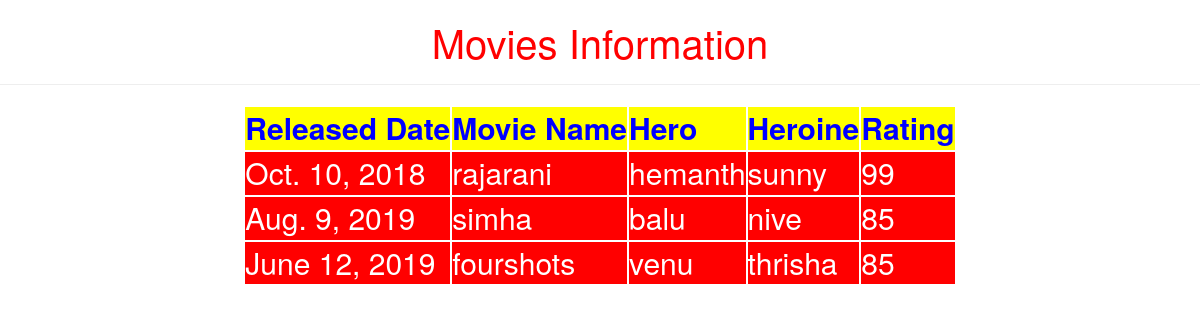
/listmovies/, run on the app's committed database.
### testapp/models.py (models this page shows)
class movie(models.Model):
  rdate=models.DateField()
  moviename=models.CharField(max_length=30)
  hero=models.CharField(max_length=30)
  heroin=models.CharField(max_length=30)
  rating=models.IntegerField()

### testapp/views.py (the view)
# urls.py: path('listmovies/',views.list_view),
def list_view(request):
    movie_list=movie.objects.all()
    return render(request,'testapp/listmovies.html',{'movie_list':movie_list})

### templates/testapp/listmovies.html (shortened to what this page needs)
<!DOCTYPE html>
{% load staticfiles %}
<html lang="en">
<head>
  <link rel="stylesheet" href="https://maxcdn.bootstrapcdn.com/bootstrap/3.3.7/css/bootstrap.min.css">
  <link rel="stylesheet" href="{% static "css/movie.css" %}">
</head>
<body>
  <div class="continer" align='center'>
  <b><h1> Movies Information </h1></b><hr>
  {% if movie_list %}
   <table>
     <thead>
       <th>Released Date </th>
       <th>Movie Name </th>
       <th>Hero </th>
       <th>Heroine </th>
       <th>Rating </th>
     </thead>
     {% for movie in movie_list %}
     <tr>
       <td>{{movie.rdate}}</td>
       <td>{{movie.moviename}}</td>
       <td>{{movie.hero}}</td>
       <td>{{movie.heroin}}</td>
       <td>{{movie.rating}}</td>
     </tr>
     {% endfor %}
   </table>
   {% else %}
   <p>No Movies Found</p>
   {%endif%}
   </div>
</body>
</html>

### static/css/movie.css (style rules this page uses)
body { background: url(https://tse1.mm.bing.net/th?id=OIP.wH12jX62nLANWIVRagMu_QHaEK&pid=Api&rs=1&c=1&qlt=95&w=204&h=114); background-size: cover; background-repeat: no-repeat; }
h1 { color: red; font-size: 40px; }
table,thead { border: 2px solid white; font-size: 30px; }
th { border: 2px solid white; background:yellow; color: blue; }
tr { border: 2px solid white; background: red; color: white; }
td { border: 2px solid white; }

### data on the page
movie: rdate "Oct. 10, 2018", moviename "rajarani", hero "hemanth", heroin "sunny", rating "99"
movie: rdate "Aug. 9, 2019", moviename "simha", hero "balu", heroin "nive", rating "85"
movie: rdate "June 12, 2019", moviename "fourshots", hero "venu", heroin "thrisha", rating "85"
